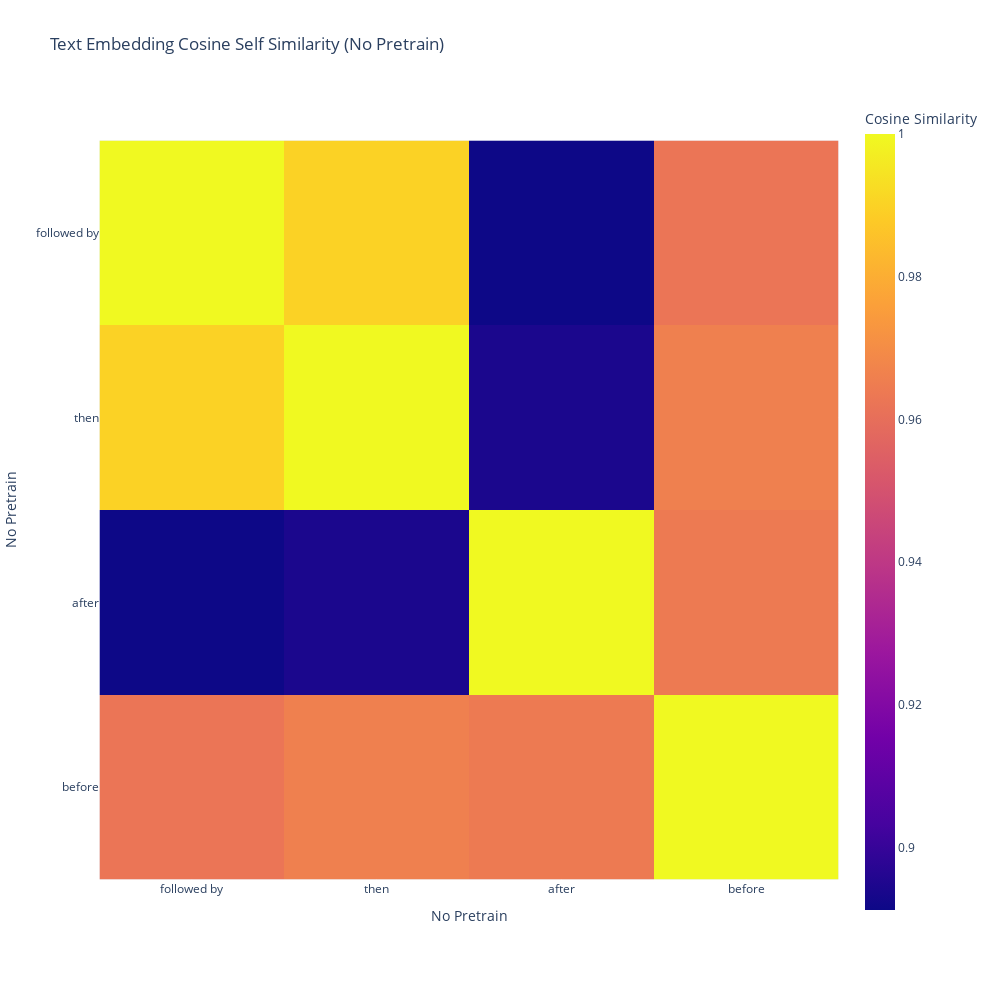

The cell this chart's notebook holds for it:
### Code cell
heatmap(no_pretrain_embedded_text.detach().cpu().numpy(),
        no_pretrain_embedded_text.detach().cpu().numpy(),
        xlabel='No Pretrain',
        ylabel='No Pretrain',
        title='Text Embedding Cosine Self Similarity (No Pretrain)',
        # order=get_dendrogram_order('text', pretrain=False))
)

### Figure 1 — Plotly figure (JSON) as saved in the notebook; plotly's stock layout.template omitted (floating-point values rounded to 4 significant figures)
{"data": [{"coloraxis": "coloraxis", "hovertemplate": "No Pretrain: %{x}<br>No Pretrain: %{y}<br>Cosine Similarity: %{z}<extra></extra>", "name": "0", "type": "heatmap", "x": ["followed by", "then", "after", "before"], "xaxis": "x", "y": ["followed by", "then", "after", "before"], "yaxis": "y", "z": [[1, 0.9901, 0.8912, 0.9623], [0.9901, 1.0, 0.8943, 0.9658], [0.8912, 0.8943, 1, 0.9642], [0.9623, 0.9658, 0.9642, 1.0]]}], "layout": {"coloraxis": {"colorbar": {"title": {"text": "Cosine Similarity"}}, "colorscale": [[0, "#0d0887"], [0.1111, "#46039f"], [0.2222, "#7201a8"], [0.3333, "#9c179e"], [0.4444, "#bd3786"], [0.5556, "#d8576b"], [0.6667, "#ed7953"], [0.7778, "#fb9f3a"], [0.8889, "#fdca26"], [1, "#f0f921"]]}, "height": 1000, "title": {"text": "Text Embedding Cosine Self Similarity (No Pretrain)"}, "width": 1000, "xaxis": {"anchor": "y", "constrain": "domain", "domain": [0, 1], "scaleanchor": "y", "title": {"text": "No Pretrain"}}, "yaxis": {"anchor": "x", "autorange": "reversed", "constrain": "domain", "domain": [0, 1], "title": {"text": "No Pretrain"}}}}
